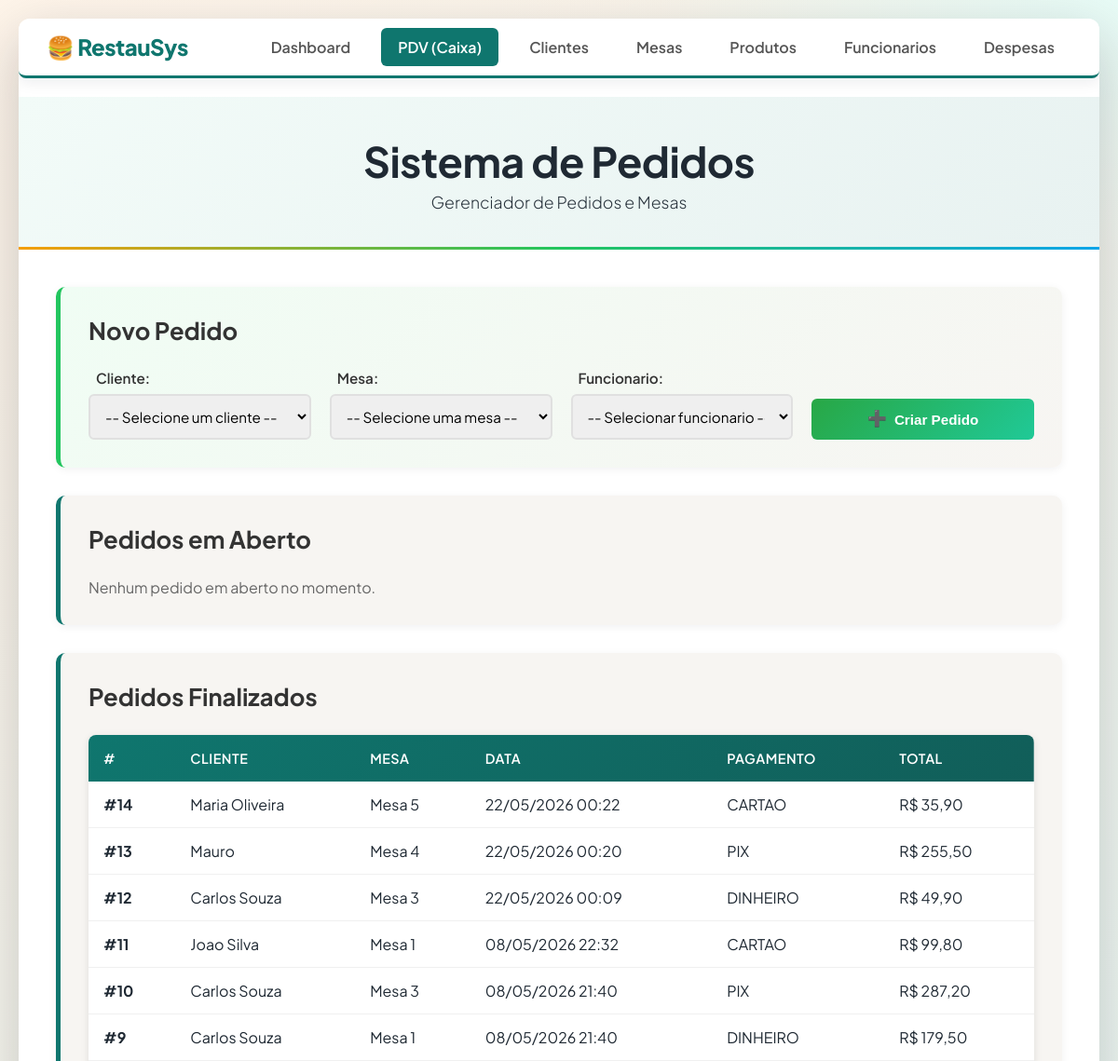
The page /pages/pedidos.php (upper part) on the database as committed earlier.
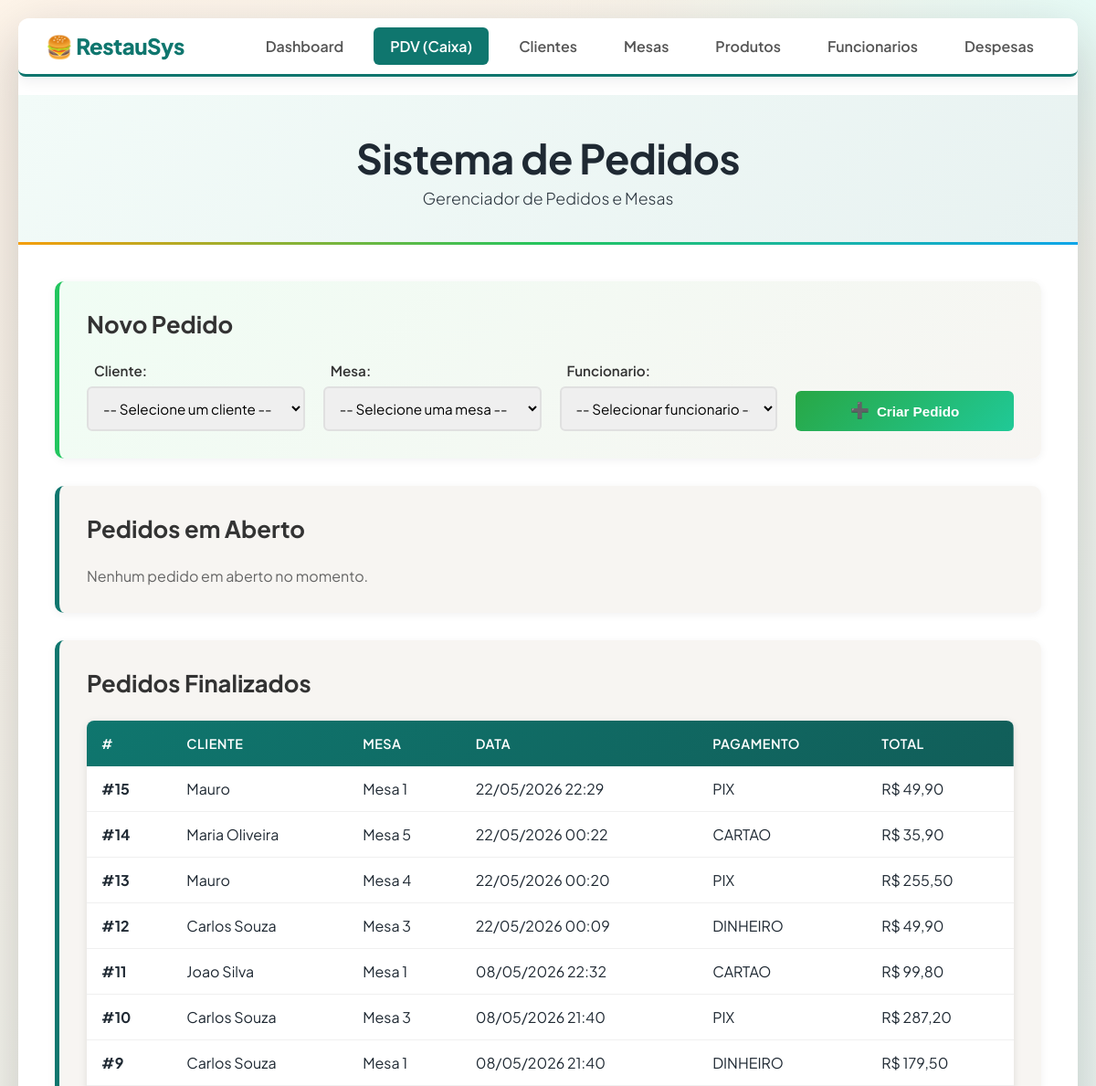
The same page on the database as committed later.
### tables this page shows
CREATE TABLE pedidos (
    id_pedido INTEGER PRIMARY KEY AUTOINCREMENT,
    id_cliente INTEGER,
    id_mesa INTEGER,
    id_funcionario INTEGER,
    data_pedido TEXT DEFAULT CURRENT_TIMESTAMP,
    status TEXT NOT NULL DEFAULT 'aberto' CHECK (status IN ('aberto','fechado','cancelado')),
    forma_de_pagamento TEXT DEFAULT 'DINHEIRO' CHECK (forma_de_pagamento IN ('DINHEIRO','PIX','CARTAO')),
    FOREIGN KEY (id_cliente) REFERENCES clientes(id_cliente),
    FOREIGN KEY (id_mesa) REFERENCES mesas(id_mesa),
    FOREIGN KEY (id_funcionario) REFERENCES funcionarios(id_funcionario)
);

### config/config.php (called while the page is built, shortened)
<?php
$pdo = initialize_database(DB_PATH, false);
function query_all(string $sql, array $params = []): array
{
    global $pdo;
    $stmt = $pdo->prepare($sql);
    $stmt->execute($params);
    return $stmt->fetchAll() ?: [];
}

### pages/pedidos.php (the view, shortened to what the changed rows need)
<?php
require_once __DIR__ . '/../config/config.php';
$pedidos_finalizados = query_all(
    "SELECT p.id_pedido, c.nome, m.numero, p.data_pedido, p.forma_de_pagamento,
            SUM(ip.quantidade * ip.preco_unitario) as total
     FROM pedidos p
     JOIN clientes c ON p.id_cliente = c.id_cliente
     JOIN mesas m ON p.id_mesa = m.id_mesa
     LEFT JOIN itens_pedido ip ON p.id_pedido = ip.id_pedido
     WHERE p.status = 'fechado'
     GROUP BY p.id_pedido
     ORDER BY p.data_pedido DESC"
);
?>
<!DOCTYPE html>
<html lang="pt-BR">
<head>
    <link rel="stylesheet" href="../css/style.css">
</head>
<body>
    <div class="container">
        <header>
            <div class="header-content">
                <h1>Sistema de Pedidos</h1>
            </div>
        </header>
        <main>
            <section class="secao secao-criar">
                <h2>Novo Pedido</h2>
            </section>
            <section class="secao secao-lista">
                <h2>Pedidos em Aberto</h2>
            </section>
            <section class="secao secao-lista" id="finalizados">
                <h2>Pedidos Finalizados</h2>
                <?php if (empty($pedidos_finalizados)): ?>
                    <p style="color: #666;">Nenhum pedido finalizado ainda.</p>
                <?php else: ?>
                    <div class="tabela-container">
                        <table class="tabela">
                            <thead>
                                <tr>
                                    <th>#</th>
                                    <th>Cliente</th>
                                    <th>Mesa</th>
                                    <th>Data</th>
                                    <th>Pagamento</th>
                                    <th>Total</th>
                                </tr>
                            </thead>
                            <tbody>
                                <?php foreach ($pedidos_finalizados as $p): ?>
                                    <tr>
                                        <td><strong>#<?php echo $p['id_pedido']; ?></strong></td>
                                        <td><?php echo htmlspecialchars($p['nome']); ?></td>
                                        <td>Mesa <?php echo $p['numero']; ?></td>
                                        <td><?php echo date('d/m/Y H:i', strtotime($p['data_pedido'])); ?></td>
                                        <td><?php echo htmlspecialchars($p['forma_de_pagamento']); ?></td>
                                        <td>R$ <?php echo number_format((float)($p['total'] ?? 0), 2, ',', '.'); ?></td>
                                    </tr>
                                <?php endforeach; ?>
                            </tbody>
                        </table>
                    </div>
                <?php endif; ?>
            </section>
        </main>
    </div>
</body>
</html>

Rows that differ between the two databases and show on the page:
added pedidos: id_pedido "15", nome "Mauro", numero "1", data_pedido "22/05/2026 22:29", forma_de_pagamento "PIX", total "49,90"
